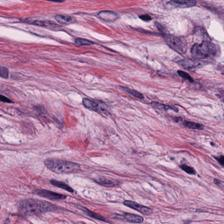
#> input picture WSI_Normalizer/eg/standard.jpg, 224 x 224 px, found by its file name
$ python color_norm_parallel_qmh_patches.py
#> lines starting #> are read from the running program, lines starting #| are printed output that depends on the picture; after the words box and inside, x2 and y2 are one past the last pixel; in counts of white or black regions, pixels touching at a corner belong together
### StainTools/stain_utils.py
"""
Uses the spams package:

http://spams-devel.gforge.inria.fr/index.html

Use with python via e.g https://anaconda.org/conda-forge/python-spams
"""

from __future__ import division

import numpy as np
import cv2 as cv
import spams
import matplotlib.pyplot as plt


##########################################

def read_image(path):
    """
    Read an image to RGB uint8
    :param path:
    :return:
    """
    im = cv.imread(path)
#> im is the input picture: shape (224, 224, 3); mean B, G, R 164.1, 127.6, 176.8
    im = cv.cvtColor(im, cv.COLOR_BGR2RGB)
    return im


# [83 lines left out: functions show_colors, show, build_stack, patch_grid, not called in this run]


######################################

def standardize_brightness(I):
    """

    :param I:
    :return:
    """
    p = np.percentile(I, 90)
#> p = 207
    return np.clip(I * 255.0 / p, 0, 255).astype(np.uint8)
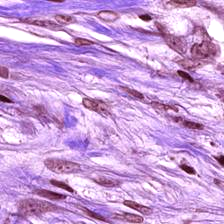
#> returned value: shape (224, 224, 3); mean of channels 0, 1, 2 214.3, 156.5, 200.3; drawn as B, G, R


def remove_zeros(I):
    """
    Remove zeros, replace with 1's.
    :param I: uint8 array
    :return:
    """
    mask = (I == 0)
    I[mask] = 1
    return I


def RGB_to_OD(I):
    """
    Convert from RGB to optical density
    :param I:
    :return:
    """
    I = remove_zeros(I)
    return -1 * np.log(I / 255)


# [16 lines left out: functions OD_to_RGB, normalize_rows, not called in this run]


def notwhite_mask(I, thresh=0.8):
    """
    Get a binary mask where true denotes 'not white'
    :param I:
    :param thresh:
    :return:
    """
#> called with thresh = 0.8
    I_LAB = cv.cvtColor(I, cv.COLOR_RGB2LAB)
#> I_LAB: shape (224, 224, 3); mean of channels 0, 1, 2 181.3, 156.7, 114.2
    L = I_LAB[:, :, 0] / 255.0
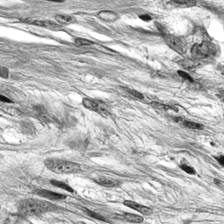
#> L: shape (224, 224) float64; min 0.0118, max 1, mean 0.711
    return (L < thresh)
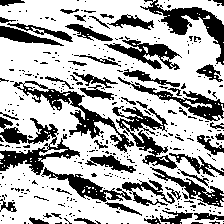
#> returned value: shape (224, 224) bool; 68.1% white; 383 black regions (332 under 20 px), largest, box (x1, y1, x2, y2) and area: (0, 117, 80, 175) 1656, (13, 81, 134, 153) 1503, (140, 0, 224, 65) 1364


# [23 lines left out: functions sign, get_concentrations, not called in this run]

### StainTools/stainNorm_Vahadane.py
"""
Stain normalization inspired by method of:

A. Vahadane et al., ‘Structure-Preserving Color Normalization and Sparse Stain Separation for Histological Images’, IEEE Transactions on Medical Imaging, vol. 35, no. 8, pp. 1962–1971, Aug. 2016.

Uses the spams package:

http://spams-devel.gforge.inria.fr/index.html

Use with python via e.g https://anaconda.org/conda-forge/python-spams
"""

from __future__ import division

import spams
import numpy as np
import stain_utils as ut


def get_stain_matrix(I, threshold=0.8, lamda=0.1):
    """
    Get 2x3 stain matrix. First row H and second row E
    :param I:
    :param threshold:
    :param lamda:
    :return:
    """
    mask = ut.notwhite_mask(I, thresh=threshold).reshape((-1,))
    OD = ut.RGB_to_OD(I).reshape((-1, 3))
#> in remove_zeros, `I[mask] = 1`: I: shape (224, 224, 3); 0.01% of pixels changed, all inside (x1, y1, x2, y2) = (5, 77, 189, 195)
#> in RGB_to_OD, `return -1 * np.log(I / 255)`:
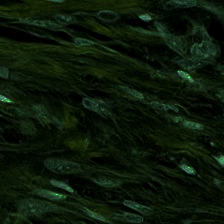
#> returned value: shape (224, 224, 3) float64; mean of channels 0, 1, 2 0.199, 0.544, 0.263; drawn with min black and max white
    OD = OD[mask]
    dictionary = spams.trainDL(OD.T, K=2, lambda1=lamda, mode=2, modeD=0, posAlpha=True, posD=True, verbose=False).T
    if dictionary[0, 0] < dictionary[1, 0]:
        dictionary = dictionary[[1, 0], :]
    dictionary = ut.normalize_rows(dictionary)
    return dictionary


###

class Normalizer(object):
    """
    A stain normalization object
    """

    def __init__(self):
        self.stain_matrix_target = None

    def fit(self, target):
        target = ut.standardize_brightness(target)
        self.stain_matrix_target = get_stain_matrix(target)

    def target_stains(self):
        return ut.OD_to_RGB(self.stain_matrix_target)

    # [23 lines left out: functions transform, hematoxylin, not called in this run]

### StainTools/color_norm_parallel_qmh_patches.py
import os
import glob
from joblib import Parallel
from tqdm import tqdm
import stainNorm_Vahadane
import stain_utils as utils
from PIL import Image
from joblib import delayed
os.environ['KMP_WARNINGS'] = 'off'

# prepare the normalizer with the reference histology image
reference_img = utils.read_image('/home/peter/Desktop/stain_norm/WSI_Normalizer/eg/standard.jpg')
normalizer = stainNorm_Vahadane.Normalizer()
normalizer.fit(reference_img)
#> (the call stopped at in get_stain_matrix, `dictionary = spams.trainDL(OD.T, K=2, lambda1=lamda, mode=2, modeD=0, ..`: spams is not available in this run)
print("finish normalizer fitting")


# define the function for parallel processing
def norm_image(img_path, save_folder_path):
    # defien the normalized image save path
    normalized_img_save_path = os.path.join(save_folder_path, img_path.split('/')[-1].split('.')[0] + '.jpeg')
    #/mnt/pathology/Histology/Annotation_new/tiles_512_20X_WhiteIsTumor_noOverlap_calibrate_Filtered/Images/CHS003-WSI02/*.jpeg

    # read the image and normalize it
    img = utils.read_image(img_path)
    normalized_img = normalizer.transform(img)

    # save the normalized image
    normalized_img = Image.fromarray(normalized_img)
    normalized_img.save(normalized_img_save_path)


# slide_patch_path_list = glob.glob("/data1/r20user3/shared_project/Hist2Cell/data/brca/*/patches_mag10_thre25/")
slide_patch_path_list = glob.glob("/mnt/pathology/Histology/Annotation_new/tiles_512_20X_WhiteIsTumor_noOverlap_calibrate_Filtered/Images/*/")
print("finish path list generation")

for slide_patch_path in slide_patch_path_list:
    # prepare the image path list that need to be normalized
    img_path_list = glob.glob(slide_patch_path+"*.jpeg")
    pbar = tqdm(img_path_list)

    # prepare the save folder path `patches_normed`
    # save_folder_path = os.path.join(os.path.dirname(os.path.dirname(slide_patch_path)), "patches_mag10_thre25_normed")
    save_folder_path = os.path.join('/mnt/pathology/Histology/Annotation_new/tiles_512_20X_WhiteIsTumor_noOverlap_calibrate_Filtered_Normed/Images',
    slide_patch_path.split('/')[-2])

    os.mkdir(save_folder_path)

    # normalize the images in parallel and save them into destination path, here use 16 parallel processes
    print("Generating: " + save_folder_path)
    Parallel(n_jobs=16)(delayed(norm_image)(img_path, save_folder_path) for img_path in pbar)
